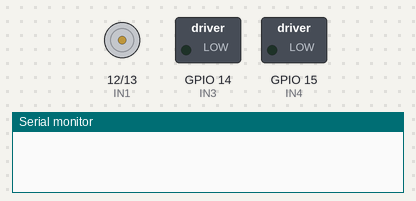
Recording of a sketch running on a simulated ESP32. Shown: motor-driver pin pairs drawn as motors (green arrow = first pin HIGH = forward, orange = second pin HIGH = backward, longer = more drive), switched loads named in the sketch (green lamp = pin HIGH), the last lines printed to the serial monitor.

Above: at 0.1 s.
At 18.1 s:
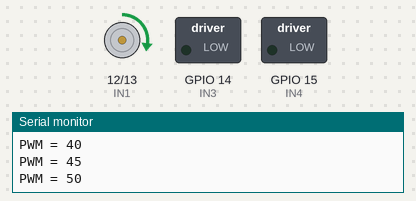
At 37.6 s:
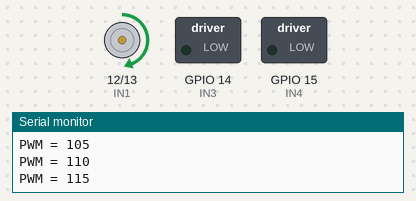
Timing chart, 0 to 40.0 s (numbered marks = the images above):
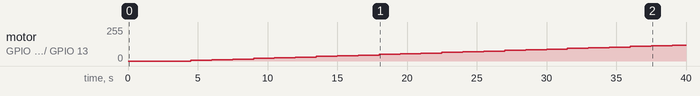

The sketch:

prueba_pwm_minimo.ino
```cpp
// ============================================================
// Prueba individual de motores (Parte B) - PWM mínimo de arranque
// Ejecutar con las LLANTAS EN EL AIRE.
// Sube el PWM de 0 a 255 en pasos de 5 (1.5 s por paso) y lo imprime
// en el monitor serie. Anoten el valor en que cada llanta empieza a girar.
// Primero prueba el motor izquierdo y después el derecho.
// Core ESP32 3.x
// ============================================================

const int IN1 = 12, IN2 = 13;   // motor izquierdo
const int IN3 = 14, IN4 = 15;   // motor derecho

void apagar() {
  analogWrite(IN1, 0); analogWrite(IN2, 0);
  analogWrite(IN3, 0); analogWrite(IN4, 0);
}

// pinAdelante: pin que mueve el motor hacia adelante
void barrido(const char* nombre, int pinAdelante) {
  Serial.print("== Motor "); Serial.println(nombre);
  for (int pwm = 0; pwm <= 255; pwm += 5) {
    analogWrite(pinAdelante, pwm);
    Serial.print("PWM = "); Serial.println(pwm);
    delay(1500);
  }
  apagar();
  delay(2000);
}

void setup() {
  pinMode(IN1, OUTPUT); pinMode(IN2, OUTPUT);
  pinMode(IN3, OUTPUT); pinMode(IN4, OUTPUT);
  Serial.begin(115200);
  apagar();
  delay(3000);
  barrido("izquierdo", IN1);
  barrido("derecho",   IN3);
  Serial.println("Fin de la prueba");
}

void loop() {}
```

Measured:
- by itself, motor on GPIO 12 (IN1) / GPIO 13 (IN2): moves from stopped to forward 120/255 over 34.5 s
